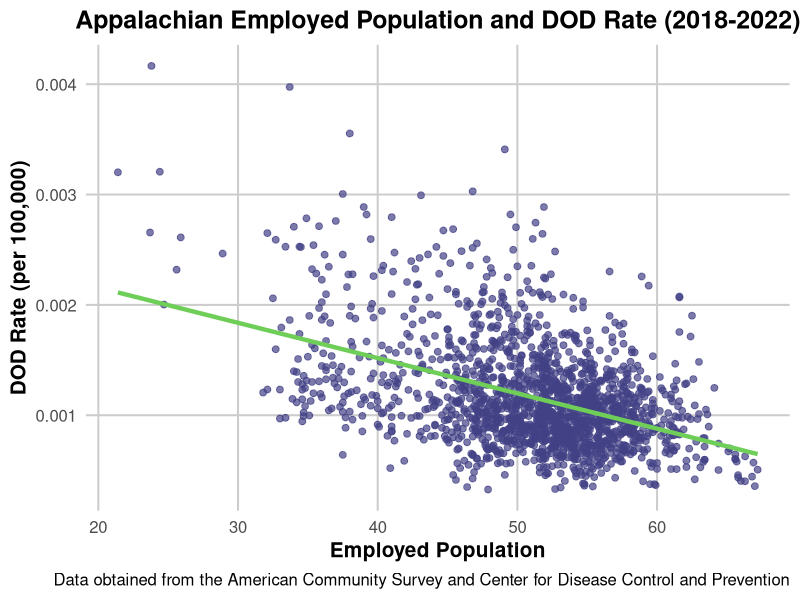

R code for this plot:
# Load necessary libraries
library(dplyr)
library(ggplot2)
library(viridis)
library(here)

#Data Import
appalachia_2018_2022 <-read.csv(here("Data/merged_data", "appalachia_2018_2022.csv"), sep = ",", header = TRUE)

# Ensure the dataset is clean and filter the necessary columns
corr_data <- appalachia_2018_2022 %>%
  mutate(
    employed_pop = as.numeric(as.character(employed_pop_pe)),
  ) %>%
  select(employed_pop_pe, DOD_death_rate)

# Remove rows with NA values
corr_data <- na.omit(corr_data)

# Create a scatterplot with a regression line using viridis color palette
ggplot(corr_data, aes(x = employed_pop_pe, y = DOD_death_rate)) +
  geom_point(color = viridis(256)[50], size = 2, alpha = 0.7) +  # Use a consistent viridis color for points with transparency
  geom_smooth(method = "lm", color = viridis(256)[200], size = 1.5, se = FALSE) +  # Add a prominent regression line
  labs(title = "Appalachian Employed Population and DOD Rate (2018-2022)",
       x = "Employed Population",
       y = "DOD Rate (per 100,000)",
       caption = "Data obtained from the American Community Survey and Center for Disease Control and Prevention") +
  theme_minimal(base_size = 15) +
  theme(
    plot.title = element_text(hjust = 0.5, face = "bold"),
    axis.title = element_text(face = "bold"),
    panel.grid.major = element_line(color = "grey80"),
    panel.grid.minor = element_blank(),
    legend.position = "none"  # Remove the legend
  )
